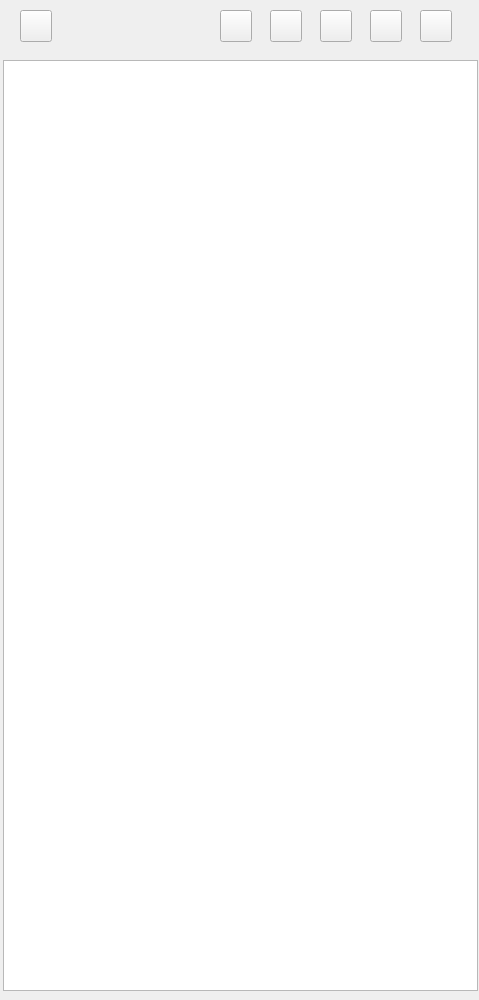
<?xml version="1.0" encoding="UTF-8"?>
<ui version="4.0">
 <class>JNormalSegmentManager</class>
 <widget class="qMRMLWidget" name="JNormalSegmentManager">
  <property name="geometry">
   <rect>
    <x>0</x>
    <y>0</y>
    <width>479</width>
    <height>1000</height>
   </rect>
  </property>
  <property name="styleSheet">
   <string notr="true"/>
  </property>
  <widget class="QWidget" name="widget" native="true">
   <property name="geometry">
    <rect>
     <x>0</x>
     <y>0</y>
     <width>479</width>
     <height>1000</height>
    </rect>
   </property>
   <property name="styleSheet">
    <string notr="true"/>
   </property>
   <widget class="QListWidget" name="roiListWidget">
    <property name="geometry">
     <rect>
      <x>3</x>
      <y>60</y>
      <width>475</width>
      <height>931</height>
     </rect>
    </property>
    <property name="styleSheet">
     <string notr="true"/>
    </property>
    <property name="horizontalScrollBarPolicy">
     <enum>Qt::ScrollBarAlwaysOff</enum>
    </property>
    <property name="verticalScrollMode">
     <enum>QAbstractItemView::ScrollPerPixel</enum>
    </property>
    <property name="horizontalScrollMode">
     <enum>QAbstractItemView::ScrollPerPixel</enum>
    </property>
   </widget>
   <widget class="QPushButton" name="btnClose3D">
    <property name="geometry">
     <rect>
      <x>420</x>
      <y>10</y>
      <width>32</width>
      <height>32</height>
     </rect>
    </property>
    <property name="text">
     <string/>
    </property>
   </widget>
   <widget class="QPushButton" name="btnAddROI">
    <property name="geometry">
     <rect>
      <x>20</x>
      <y>10</y>
      <width>32</width>
      <height>32</height>
     </rect>
    </property>
    <property name="text">
     <string/>
    </property>
   </widget>
   <widget class="QPushButton" name="btnClose2D">
    <property name="geometry">
     <rect>
      <x>370</x>
      <y>10</y>
      <width>32</width>
      <height>32</height>
     </rect>
    </property>
    <property name="text">
     <string/>
    </property>
   </widget>
   <widget class="QPushButton" name="btnRedo">
    <property name="geometry">
     <rect>
      <x>270</x>
      <y>10</y>
      <width>32</width>
      <height>32</height>
     </rect>
    </property>
    <property name="text">
     <string/>
    </property>
    <property name="shortcut">
     <string>Ctrl+Y</string>
    </property>
   </widget>
   <widget class="QPushButton" name="btnUndo">
    <property name="geometry">
     <rect>
      <x>220</x>
      <y>10</y>
      <width>32</width>
      <height>32</height>
     </rect>
    </property>
    <property name="text">
     <string/>
    </property>
    <property name="shortcut">
     <string>Ctrl+Z</string>
    </property>
   </widget>
   <widget class="QPushButton" name="btnFresh">
    <property name="geometry">
     <rect>
      <x>320</x>
      <y>10</y>
      <width>32</width>
      <height>32</height>
     </rect>
    </property>
    <property name="text">
     <string/>
    </property>
   </widget>
  </widget>
 </widget>
 <customwidgets>
  <customwidget>
   <class>qMRMLWidget</class>
   <extends>QWidget</extends>
   <header>qMRMLWidget.h</header>
   <container>1</container>
  </customwidget>
 </customwidgets>
 <resources/>
 <connections/>
</ui>
